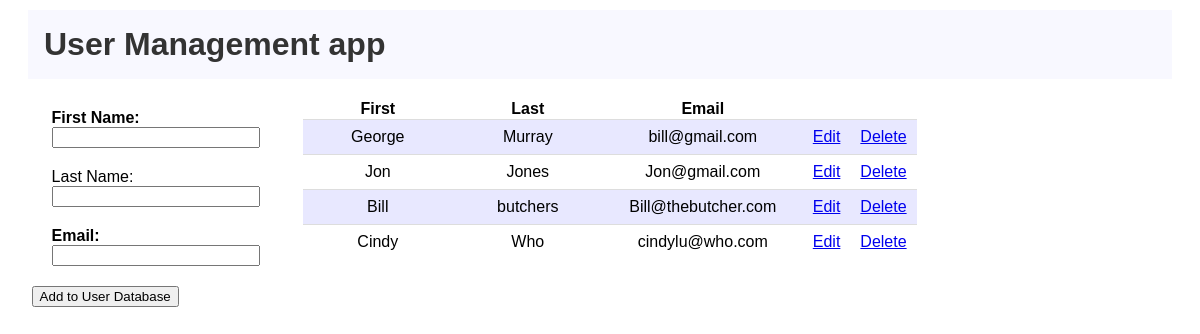
The page /userapp/ on the database as committed earlier.
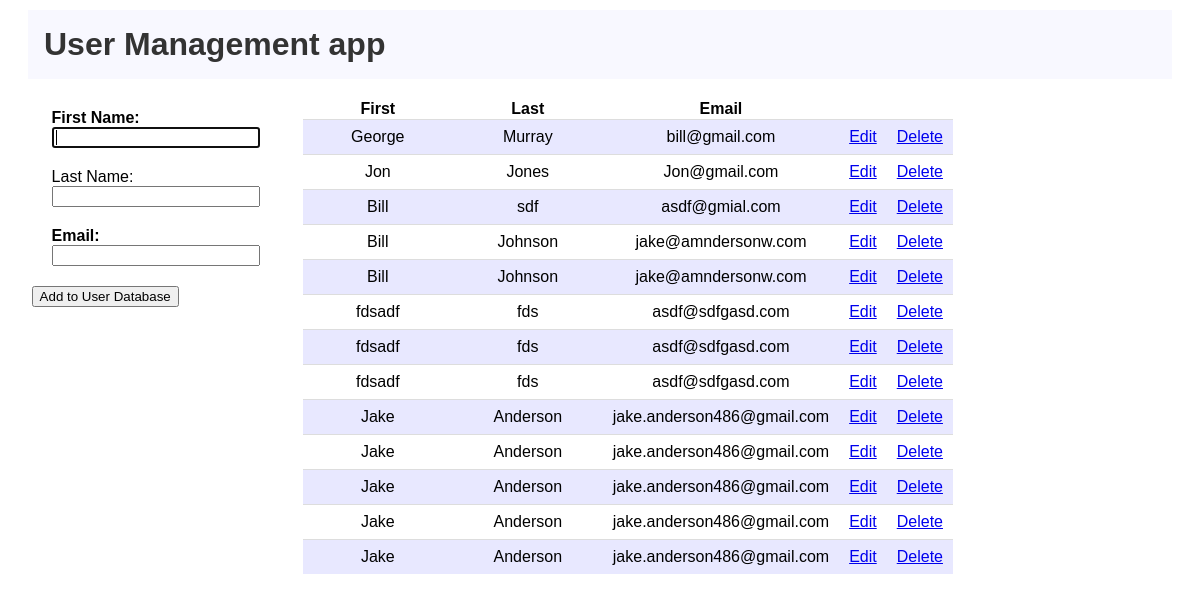
The same page on the database as committed later.
### userapp/models.py (models this page shows)
class UserInfo(models.Model):
	f_name = models.CharField('First Name', max_length=100)
	l_name = models.CharField('Last Name', max_length=200)
	email = models.EmailField('Email')
	create_date = models.DateTimeField('Date Created', auto_now_add=True, auto_now=False)
	def __unicode__(self):
		return "%s, %s" % (self.f_name, self.l_name)
	def was_created_recently(self):
		return self.create_date >= timezone.now() - datetime.timedelta(days=1)
		was_created_recently.admin_order_field = 'create_date'
    	was_created_recently.boolean = True
    	was_created_recently.short_description = 'Created Recently?'

### userapp/views.py (the view)
def index(request):
    if request.method == 'POST':
        userinfo = UserForm(request.POST)
    	if userinfo.is_valid():
    		userinfo.save()
    return render(request, 'userapp/index_base.html', {
        'users': UserInfo.objects.order_by('id'),
    })

### userapp/templates/userapp/index_base.html
{% extends 'userapp/index.html' %}
{% block content %}
<div id="columns">
    <div class="left column">
        <form action="" method="POST">{% csrf_token %}
            <p><label for="f_name"><b>First Name:</b></label></br>
                <input id="f_name" type="text" name="f_name" required="True" maxlength="100" style="width:200px" autofocus /></p>
            <p><label for="l_name">Last Name:</label></br>
                <input id="l_name" type="text" name="l_name" maxlength="100" style="width:200px" /></p>
            <p><label for="email"><b>Email:</b></label></br>
                <input id="email" type="email" name="email" required="True" maxlength="75" style="width:200px" /></p>
            <input type="submit" value="Add to User Database" />
        </form>
    </div>
    <div class="left column">
        {% if users %}
            <table>
                <col width="150"><col width="150"><col width="200"><col width="30"><col width="30">
                <thead>
                    <tr>
                        <th>First</th>
                        <th>Last</th>
                        <th>Email</th>
                        <th></th>
                        <th></th>
                    </tr>
                </thead>
                <tbody>
                    {% for user in users %}
                        <tr>
                            <td align=center>{{ user.f_name }}</td>
                            <td align=center>{{ user.l_name }}</td>
                            <td align=center>{{ user.email }}</td>
                            <td align=center><a href="{% url 'detail' user.id %}">Edit</a></td>
                            <td align=center><a href="{% url 'delete' user.id %}">Delete</a></td>
                        </tr>
                    {% endfor %}
                </tbody>
            </table>
        {% else %}
            <strong>No users to display!</strong>
        {% endif %}
    </div>
</div>
{% endblock %}

Rows that differ between the two databases and show on the page:
removed UserInfo: f_name "Bill", l_name "butchers", email "Bill@thebutcher.com"
removed UserInfo: f_name "Cindy", l_name "Who", email "cindylu@who.com"
added UserInfo: f_name "Bill", l_name "sdf", email "asdf@gmial.com"
added UserInfo: f_name "Bill", l_name "Johnson", email "jake@amndersonw.com"
added UserInfo: f_name "Bill", l_name "Johnson", email "jake@amndersonw.com"
added UserInfo: f_name "fdsadf", l_name "fds", email "asdf@sdfgasd.com"
added UserInfo: f_name "fdsadf", l_name "fds", email "asdf@sdfgasd.com"
added UserInfo: f_name "fdsadf", l_name "fds", email "asdf@sdfgasd.com"
added UserInfo: f_name "Jake", l_name "Anderson", email "jake.anderson486@gmail.com"
added UserInfo: f_name "Jake", l_name "Anderson", email "jake.anderson486@gmail.com"
added UserInfo: f_name "Jake", l_name "Anderson", email "jake.anderson486@gmail.com"
added UserInfo: f_name "Jake", l_name "Anderson", email "jake.anderson486@gmail.com"
added UserInfo: f_name "Jake", l_name "Anderson", email "jake.anderson486@gmail.com"
